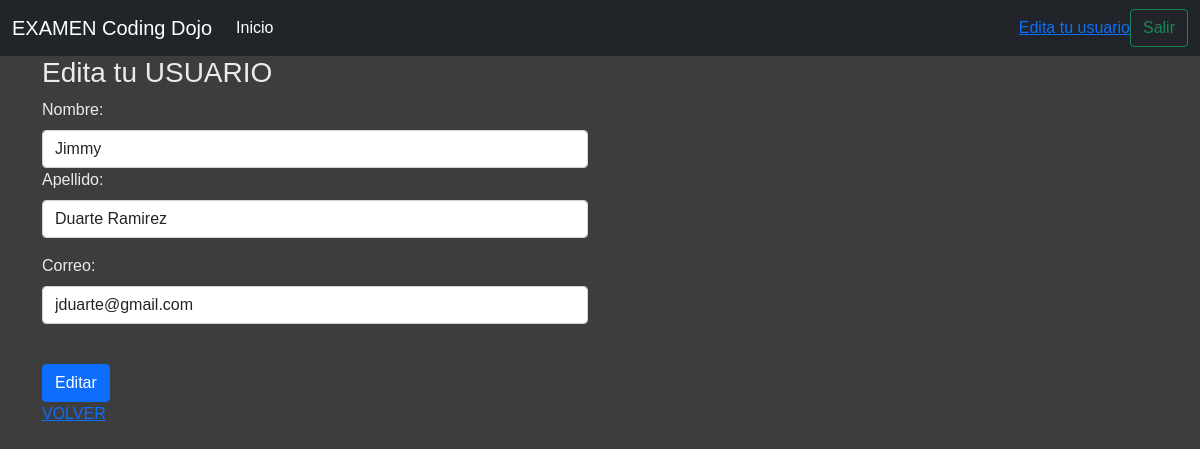
The page /editar/2 (signed in) on the database its author committed.
### app/models.py (models this page shows, shortened)
class User(models.Model):
    CHOICES = (
        ("user", 'User'),
        ("admin", 'Admin')
    )
    name = models.CharField(max_length=100)
    lastname = models.CharField(max_length=100)
    email = models.EmailField(max_length=255, unique=True)
    role = models.CharField(max_length=255, choices=CHOICES)
    password = models.CharField(max_length=70)
    created_at = models.DateTimeField(auto_now_add=True)
    updated_at = models.DateTimeField(auto_now=True)
    objects = UserManager()

### app/views.py (the view)
# urls.py: path('editar/<int:id>', views.editar),
def editar(request,id):
    print(request.POST)
    if request.method == 'POST':
        usuario = User.objects.get(id=id)
        usuario.name = request.POST['name']
        usuario.lastname = request.POST['lastname']
        usuario.email = request.POST['email']
        usuario.save()
        messages.success(request,"Edicion satisfactoria")
        return redirect(f"/editar/{id}")
    else:
        context = {
                'datos' : User.objects.get(id=id),
        }
        return render(request, 'editar.html', context)

### app/templates/editar.html (shortened to what this page needs)
{% extends "base.html" %}
{% block contenido %}
<div class="row">
    <div class="col-6">
        <h3 class="">Edita tu USUARIO</h3>
        <form action='/editar/{{request.session.usuario.id}}' method="POST">
            <div class="mb-6">
                <label for="name" class="form-label">Nombre:</label>
                <input type="text" class="form-control" id="name" name="name" value='{{datos.name}}' required>
            </div>
            <div class="mb-3">
                <label for="lastname" class="form-label">Apellido:</label>
                <input type="text"  class="form-control" id="lastname" name="lastname" value="{{datos.lastname}}" required>
            </div>
            <div class="mb-3">
                <label for="email" class="form-label">Correo:</label>
                <input type="text" class="form-control" id="email" name="email" value="{{datos.email}}" required>
            </div>
            <br>
            <button type="submit" class="btn btn-primary">Editar</button>
        </form>
        <p><a href ="/">VOLVER</a></p>
    </div>
</div>
{% endblock %}

### app/static/css/main.css (style rules this page uses)
.fondo { background-color: rgb(61, 61, 61); }
.texto { text-decoration-color: aliceblue; color: rgb(235, 235, 235); font-family: Arial, Helvetica, sans-serif; }

### rows shown on the page
User: name "Jimmy", lastname "Duarte Ramirez", email "jduarte@gmail.com"
